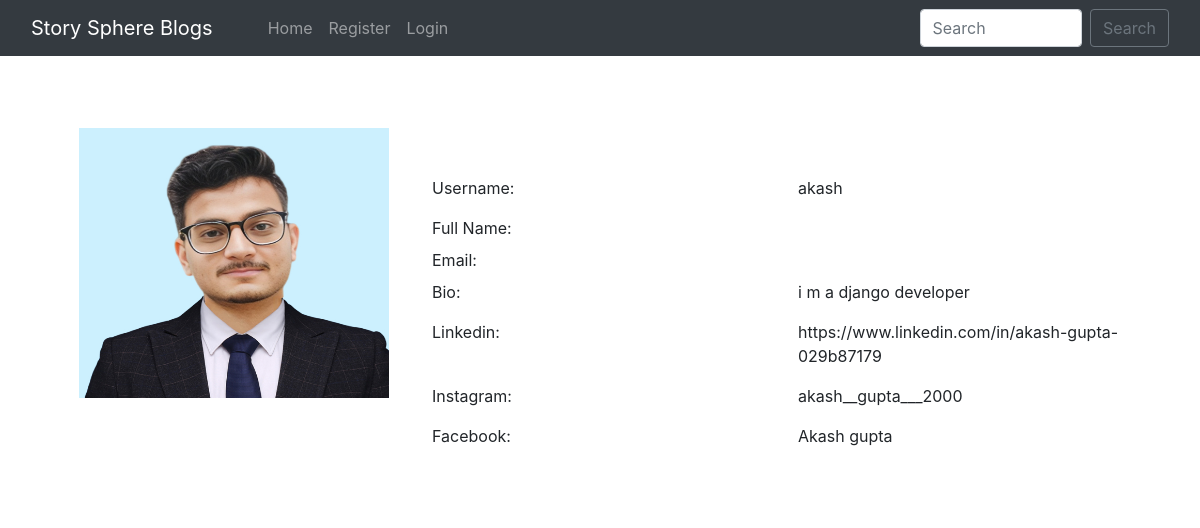
The app's page /user_profile/24/ with its own data.
### home/models.py (models this page shows, shortened)
class BlogPost(models.Model):
    title=models.CharField(max_length=255)
    author= models.ForeignKey(User, on_delete=models.CASCADE)
    slug=models.CharField(max_length=130)
    content=models.TextField()
    image = models.ImageField(upload_to="profile_pics", blank=True, null=True)
    dateTime=models.DateTimeField(auto_now_add=True)

class Profile(models.Model):
    user = models.OneToOneField(User, on_delete=models.CASCADE, blank=True, null=True)
    image = models.ImageField(upload_to="profile_pics", blank=True, null=True)
    bio = models.TextField(blank=True, null=True)
    phone_no = models.IntegerField(blank=True, null=True)
    facebook = models.CharField(max_length=300, blank=True, null=True)
    instagram = models.CharField(max_length=300, blank=True, null=True)
    linkedin = models.CharField(max_length=300, blank=True, null=True)

### home/views.py (the view)
# urls.py: path("user_profile/<int:myid>/", views.user_profile, name="user_profile"),
def user_profile(request, myid):
    post = BlogPost.objects.filter(id=myid)
    return render(request, "user_profile.html", {'post':post})

### home/templates/user_profile.html (shortened to what this page needs)
{% extends 'base.html' %}
{% block body %}
<div class="container profile">
            <form method="post">
                <div class="row">
                    {% for i in post %}
                    <div class="col-md-4">
                        <div class="profile-img">
                            {% if i.author.profile.image %}
                            <img src="{{i.author.profile.image.url}}" alt="" width="310px" height="270px">
                            {% endif %}
                        </div>
                    </div>
                    <div class="col-md-8">
                        <div class="profile-tab">
                            <div class="tab-pane">
                                <br><br>
                                        <div class="row">
                                            <div class="col-md-6">
                                                <label>Username:</label>
                                            </div>
                                            <div class="col-md-6">
                                                <p>{{i.author}}</p>
                                            </div>
                                        </div>
                                        <div class="row">
                                            <div class="col-md-6">
                                                <label>Full Name:</label>
                                            </div>
                                            <div class="col-md-6">
                                            </div>
                                        </div>
                                        <div class="row">
                                            <div class="col-md-6">
                                                <label>Email:</label>
                                            </div>
                                            <div class="col-md-6">
                                            </div>
                                        </div>
                                        <div class="row">
                                            <div class="col-md-6">
                                                <label>Bio:</label>
                                            </div>
                                            <div class="col-md-6">
                                                <p>{{i.author.profile.bio}}</p>
                                            </div>
                                        </div>
                                        {% if i.author.profile.linkedin %}
                                        <div class="row">
                                            <div class="col-md-6">
                                                <label>Linkedin:</label>
                                            </div>
                                            <div class="col-md-6">
                                                <p>{{i.author.profile.linkedin}}</p>
                                            </div>
                                        </div>
                                        {% endif %}
                                        {% if i.author.profile.instagram %}
                                        <div class="row">
                                            <div class="col-md-6">
                                                <label>Instagram:</label>
                                            </div>
                                            <div class="col-md-6">
                                                <p>{{i.author.profile.instagram}}</p>
                                            </div>
                                        </div>
                                        {% endif %}
                                        {% if i.author.profile.facebook %}
                                        <div class="row">
                                            <div class="col-md-6">
                                                <label>Facebook:</label>
                                            </div>
                                            <div class="col-md-6">
                                                <p>{{i.author.profile.facebook}}</p>
                                            </div>
                                        </div>
                                        {% endif %}
                                        {% endfor %}
                            </div>
                        </div>
                    </div>
            </form>
            </div>
        {% endblock %}

### records on screen
BlogPost: author.profile.image (picture), author "akash", author.profile.bio "i m a django developer", author.profile.linkedin "https://www.linkedin.com/in/akash-gupta-029b87179", author.profile.instagram "akash__gupta___2000", author.profile.facebook "Akash gupta"
